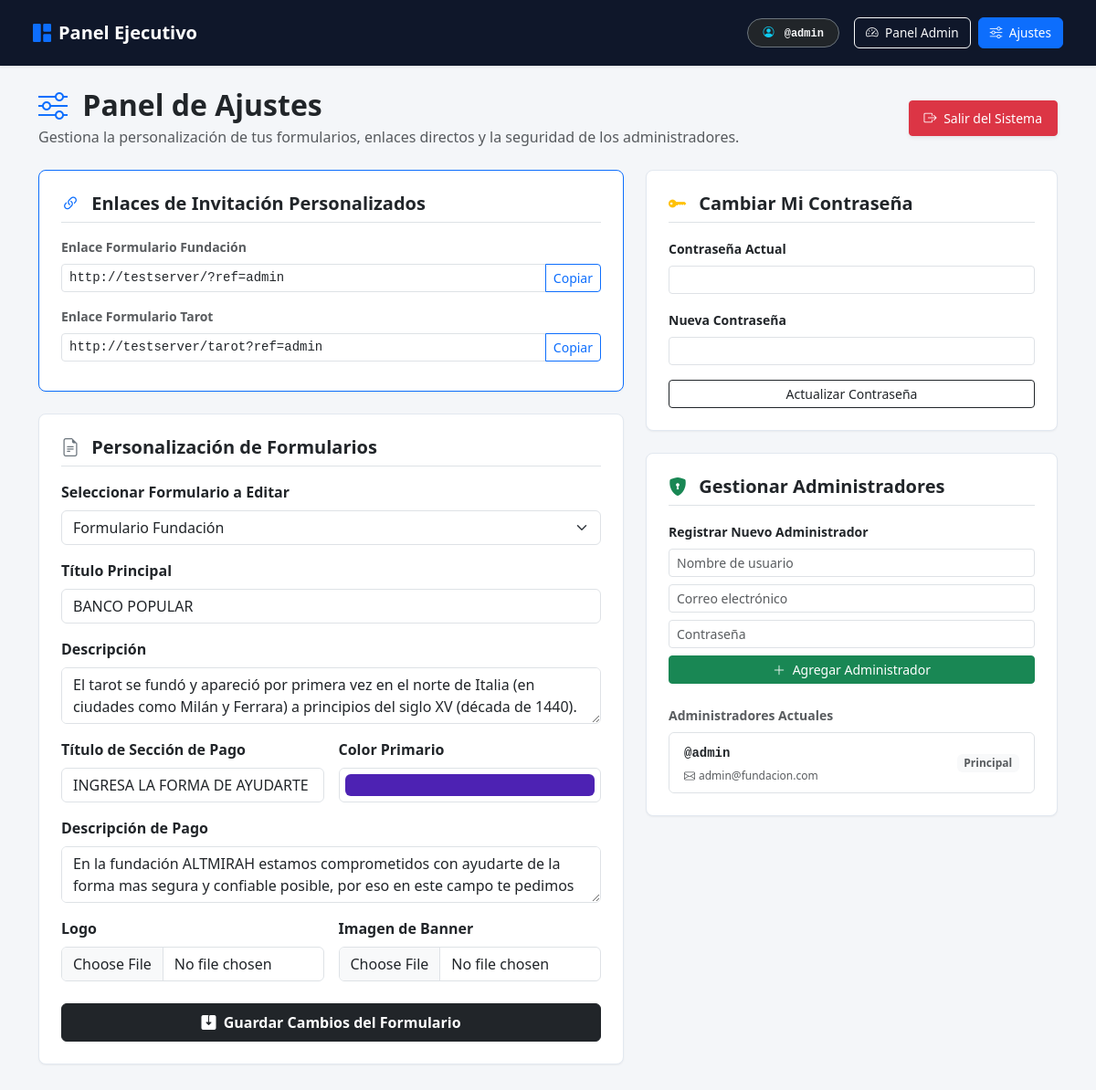
Page /admin/ajustes (signed in) on the earlier database version.
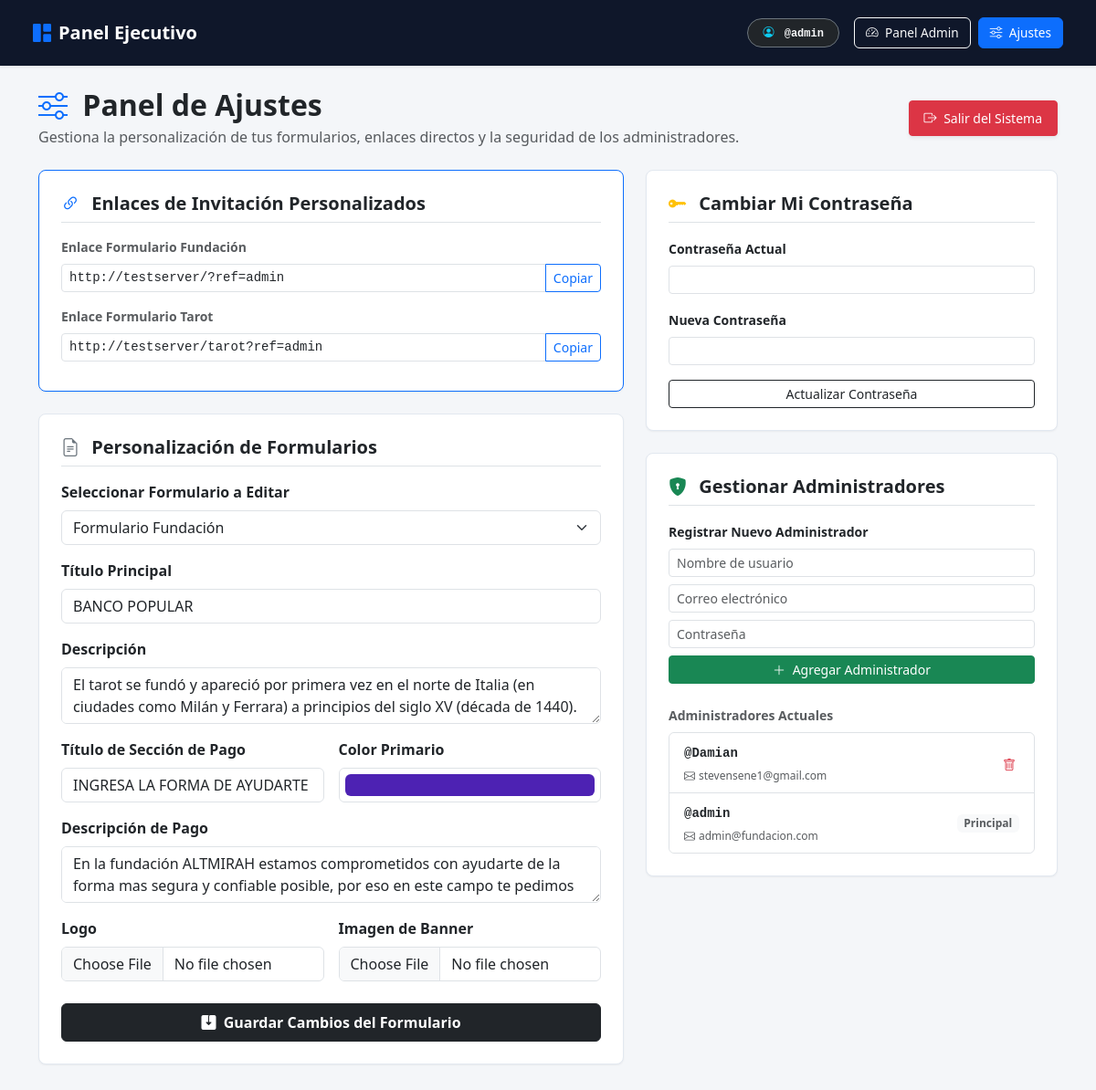
Same page on the later database version.
### app.py (models this page shows)
class Admin(db.Model):
    __tablename__ = "admin"
    id = db.Column(db.Integer, primary_key=True)
    usuario = db.Column(db.String(50), unique=True, nullable=False)
    correo = db.Column(
        db.String(100),
        nullable=False,
        default="admin@fundacion.com",
    )
    password = db.Column(db.String(200), nullable=False)

### app.py (the view, shortened to what this page needs)
@app.route("/admin/ajustes", methods=["GET", "POST"])
def admin_ajustes():
    logged_admin = get_logged_admin()
    if not logged_admin:
        session.clear()
        return redirect(url_for("admin_login"))
    logged_admin_id = logged_admin.id
    mensaje = None
    error_msg = None
    enlace_fundacion = url_for(
        "formulario_fundacion",
        ref=logged_admin.usuario,
        _external=True,
    )
    enlace_tarot = url_for(
        "formulario_tarot",
        ref=logged_admin.usuario,
        _external=True,
    )
    cfg_f = FormConfig.query.filter_by(
        admin_id=logged_admin_id,
        tipo_formulario="fundacion",
    ).first()
    cfg_t = FormConfig.query.filter_by(
        admin_id=logged_admin_id,
        tipo_formulario="tarot",
    ).first()
    lista_admins = Admin.query.order_by(Admin.usuario.asc()).all()
    return render_template(
        "admin_ajustes.html",
        admin=logged_admin,
        enlace_fundacion=enlace_fundacion,
        enlace_tarot=enlace_tarot,
        cfg_f=cfg_f,
        cfg_t=cfg_t,
        admins=lista_admins,
        mensaje=mensaje,
        error_msg=error_msg,
    )

### app.py (called while the page is built)
def get_logged_admin():
    admin_id = session.get("admin_id")
    if not admin_id:
        return None
    return db.session.get(Admin, admin_id)

### templates/admin_ajustes.html (shortened to what the changed rows need)
<!DOCTYPE html>
<html lang="es">
<head>
    <link href="https://cdn.jsdelivr.net/npm/bootstrap@5.3.0/dist/css/bootstrap.min.css" rel="stylesheet">
    <link rel="stylesheet" href="https://cdn.jsdelivr.net/npm/bootstrap-icons@1.11.0/font/bootstrap-icons.css">
</head>
<body>
    <nav class="navbar navbar-expand-lg navbar-industrial px-4 py-3">
        <div class="container-fluid">
            <div class="d-flex align-items-center gap-3">
                <span class="badge bg-dark text-light border border-secondary px-3 py-2 rounded-pill font-monospace">
                    <i class="bi bi-person-circle me-1 text-info"></i> @{{ admin.usuario if admin else 'admin' }}
                </span>
                <div class="d-flex align-items-center gap-2">
                    <a href="{{ url_for('admin_dashboard') }}" class="btn btn-outline-light btn-sm btn-action">
                    </a>
                    <a href="{{ url_for('admin_ajustes') }}" class="btn btn-primary btn-sm btn-action">
                    </a>
                </div>
            </div>
        </div>
    </nav>
    <div class="container py-4">
        <div class="d-flex justify-content-between align-items-center mb-4">
            <div>
                <h2 class="fw-bold text-dark mb-1"><i class="bi bi-sliders me-2 text-primary"></i> Panel de Ajustes</h2>
            </div>
        </div>
        <div class="row g-4">
            <div class="col-lg-5">
                <div class="card card-industrial p-4 mb-4">
                    <ul class="list-group list-group-flush border rounded">
                        {% for a in admins %}
                        <li class="list-group-item d-flex justify-content-between align-items-center py-2 px-3">
                            <div>
                                <span class="font-monospace small fw-bold">@{{ a.usuario }}</span>
                                <br><small class="text-muted" style="font-size: 0.75rem;"><i class="bi bi-envelope me-1"></i>{{ a.correo or 'Sin correo' }}</small>
                            </div>
                            {% if admins|length > 1 and a.id != admin.id %}
                            <form action="{{ url_for('eliminar_admin', id=a.id) }}" method="POST" class="d-inline" onsubmit="return confirm('¿Eliminar este administrador?');">
                                <button type="submit" class="btn btn-outline-danger btn-sm border-0 py-0 px-1" title="Quitar admin">
                                    <i class="bi bi-trash"></i>
                                </button>
                            </form>
                            {% else %}
                            <span class="badge bg-light text-muted small">Principal</span>
                            {% endif %}
                        </li>
                        {% endfor %}
                    </ul>
                </div>
            </div>
        </div>
    </div>
</body>
</html>

Differences in the rows shown:
added Admin: usuario "Damian", correo "stevensene1@gmail.com"
